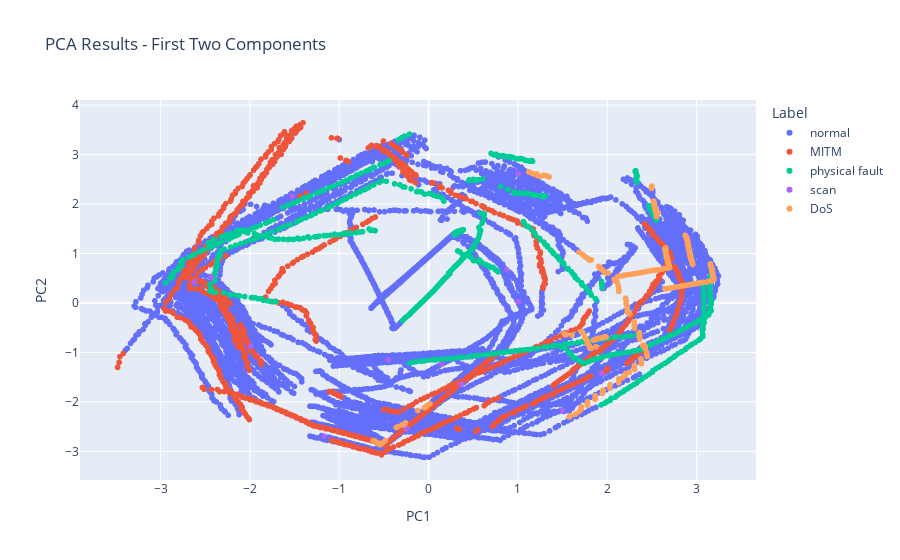

The cell this chart's notebook holds for it:
### Markdown cell above
## Visualisation des résultats ACP

### Code cell
# 2D Scatter plot colored by Label
fig = px.scatter(
    pca_df,
    x='PC1',
    y='PC2',
    color='Label',
    title='PCA Results - First Two Components',
    hover_data=['source']
)
fig.show()

### Figure 1 — Plotly figure (JSON) as saved in the notebook; plotly's stock layout.template omitted (floating-point values rounded to 4 significant figures; data arrays with more than 128 entries replaced by an {"elided": "..."} marker saying what was removed)
{"data": [{"customdata": {"elided": "8906x1 str values"}, "hovertemplate": "Label=normal<br>PC1=%{x}<br>PC2=%{y}<br>source=%{customdata[0]}<extra></extra>", "legendgroup": "normal", "marker": {"color": "#636efa", "symbol": "circle"}, "mode": "markers", "name": "normal", "showlegend": true, "type": "scattergl", "x": {"elided": "8906 float values"}, "xaxis": "x", "y": {"elided": "8906 float values"}, "yaxis": "y"}, {"customdata": {"elided": "1008x1 str values"}, "hovertemplate": "Label=MITM<br>PC1=%{x}<br>PC2=%{y}<br>source=%{customdata[0]}<extra></extra>", "legendgroup": "MITM", "marker": {"color": "#EF553B", "symbol": "circle"}, "mode": "markers", "name": "MITM", "showlegend": true, "type": "scattergl", "x": {"elided": "1008 float values"}, "xaxis": "x", "y": {"elided": "1008 float values"}, "yaxis": "y"}, {"customdata": {"elided": "685x1 str values"}, "hovertemplate": "Label=physical fault<br>PC1=%{x}<br>PC2=%{y}<br>source=%{customdata[0]}<extra></extra>", "legendgroup": "physical fault", "marker": {"color": "#00cc96", "symbol": "circle"}, "mode": "markers", "name": "physical fault", "showlegend": true, "type": "scattergl", "x": {"elided": "685 float values"}, "xaxis": "x", "y": {"elided": "685 float values"}, "yaxis": "y"}, {"customdata": [["phy_2"], ["phy_2"], ["phy_2"], ["phy_2"], ["phy_2"], ["phy_2"], ["phy_2"], ["phy_4"], ["phy_4"], ["phy_4"], ["phy_4"], ["phy_4"], ["phy_4"], ["phy_4"]], "hovertemplate": "Label=scan<br>PC1=%{x}<br>PC2=%{y}<br>source=%{customdata[0]}<extra></extra>", "legendgroup": "scan", "marker": {"color": "#ab63fa", "symbol": "circle"}, "mode": "markers", "name": "scan", "showlegend": true, "type": "scattergl", "x": [0.873, 0.1456, -1.992, -2.623, -0.4498, -2.434, -1.528, 1.004, 0.3646, -0.247, -1.169, 1.001, 1.935, 1.498], "xaxis": "x", "y": [0.6732, -1.239, -0.8756, 0.4268, -1.147, 0.5197, 2.159, 0.02435, -1.643, -2.541, -2.695, 2.613, -1.419, -2.183], "yaxis": "y"}, {"customdata": {"elided": "310x1 str values"}, "hovertemplate": "Label=DoS<br>PC1=%{x}<br>PC2=%{y}<br>source=%{customdata[0]}<extra></extra>", "legendgroup": "DoS", "marker": {"color": "#FFA15A", "symbol": "circle"}, "mode": "markers", "name": "DoS", "showlegend": true, "type": "scattergl", "x": {"elided": "310 float values"}, "xaxis": "x", "y": {"elided": "310 float values"}, "yaxis": "y"}], "layout": {"legend": {"title": {"text": "Label"}, "tracegroupgap": 0}, "title": {"text": "PCA Results - First Two Components"}, "xaxis": {"anchor": "y", "domain": [0, 1], "title": {"text": "PC1"}}, "yaxis": {"anchor": "x", "domain": [0, 1], "title": {"text": "PC2"}}}}
